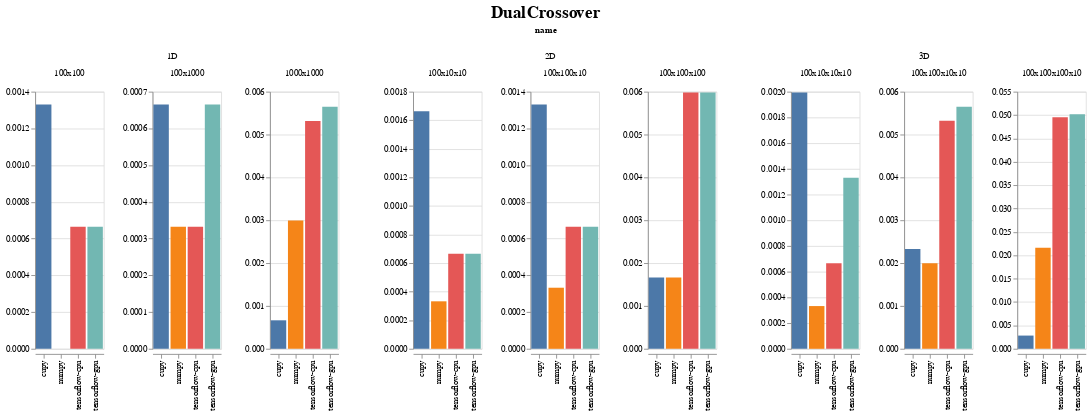

Notebook cell for this chart:
### Code cell
display_chart('DualCrossover')

### Figure 1 — Vega-Lite specification as saved in the notebook (floating-point values rounded to 4 significant figures)
{"config": {"view": {"continuousWidth": 400, "continuousHeight": 300}, "title": {"anchor": "middle", "fontSize": 20, "offset": 5, "orient": "top"}}, "data": {"name": "data-37908dd2797a407eb8e90a76040faa9b"}, "facet": {"column": {"type": "nominal", "field": "name"}}, "spec": {"mark": "bar", "encoding": {"color": {"type": "nominal", "field": "backend", "legend": null}, "column": {"type": "nominal", "field": "shape_str", "sort": {"field": "input_size", "order": "ascending"}, "title": ""}, "x": {"type": "nominal", "axis": {"title": ""}, "field": "backend"}, "y": {"type": "quantitative", "axis": {"title": ""}, "field": "avg_time", "sort": "-x"}}, "resolve": {"scale": {"y": "independent"}}, "title": ""}, "spacing": 50, "title": "DualCrossover", "$schema": "https://vega.github.io/schema/vega-lite/v4.0.2.json", "datasets": {"data-37908dd2797a407eb8e90a76040faa9b": [{"avg_time": 0.00133, "backend": "cupy", "evoflow_version": "0.4.1", "generations": 10, "group": "DualCrossover", "input_size": 10000, "max_time": 0.001995, "min_time": 0.0009971, "name": "1D", "num_runs": 3, "shape": [100, 100], "shape_str": "100x100", "std_time": 0.0004701, "system": {"os": {"name": "Windows", "version": "10.0.18362"}, "memory": {"unit": "MB", "used": 15815, "total": 65451}, "cpu": {"name": "Intel64 Family 6 Model 158 Stepping 10, GenuineIntel", "cores": 12, "freqency": 3696.0}, "python": {"numpy": "1.18.3", "tensorflow": {"visible_gpu": ["/physical_device:GPU:0"], "version": "2.2.0"}, "cupy": "7.2.0"}, "gpu": [{"memory": {"unit": "MB", "total": 11264, "used": 1475}, "temperature": {"unit": "C"}, "driver": "445.87", "index": "0", "name": "GeForce RTX 2080 Ti", "value": "60", "usage": "1"}]}, "test_name": "DualCrossover1D", "test_type": "OP", "ts": 1590167235}, {"avg_time": 0.0006649, "backend": "tensorflow-gpu", "evoflow_version": "0.4.1", "generations": 10, "group": "DualCrossover", "input_size": 10000, "max_time": 0.0009978, "min_time": 0.0, "name": "1D", "num_runs": 3, "shape": [100, 100], "shape_str": "100x100", "std_time": 0.0004701, "system": {"os": {"name": "Windows", "version": "10.0.18362"}, "memory": {"unit": "MB", "used": 15765, "total": 65451}, "cpu": {"name": "Intel64 Family 6 Model 158 Stepping 10, GenuineIntel", "cores": 12, "freqency": 3696.0}, "python": {"numpy": "1.18.3", "tensorflow": {"visible_gpu": ["/physical_device:GPU:0"], "version": "2.2.0"}, "cupy": "7.2.0"}, "gpu": [{"memory": {"unit": "MB", "total": 11264, "used": 1471}, "temperature": {"unit": "C"}, "driver": "445.87", "index": "0", "name": "GeForce RTX 2080 Ti", "value": "58", "usage": "0"}]}, "test_name": "DualCrossover1D", "test_type": "OP", "ts": 1590167273}, {"avg_time": 0.001662, "backend": "cupy", "evoflow_version": "0.4.1", "generations": 10, "group": "DualCrossover", "input_size": 10000, "max_time": 0.001995, "min_time": 0.0009973, "name": "2D", "num_runs": 3, "shape": [100, 10, 10], "shape_str": "100x10x10", "std_time": 0.0004702, "system": {"os": {"name": "Windows", "version": "10.0.18362"}, "memory": {"unit": "MB", "used": 15815, "total": 65451}, "cpu": {"name": "Intel64 Family 6 Model 158 Stepping 10, GenuineIntel", "cores": 12, "freqency": 3696.0}, "python": {"numpy": "1.18.3", "tensorflow": {"visible_gpu": ["/physical_device:GPU:0"], "version": "2.2.0"}, "cupy": "7.2.0"}, "gpu": [{"memory": {"unit": "MB", "total": 11264, "used": 1475}, "temperature": {"unit": "C"}, "driver": "445.87", "index": "0", "name": "GeForce RTX 2080 Ti", "value": "60", "usage": "1"}]}, "test_name": "DualCrossover2D", "test_type": "OP", "ts": 1590167235}, {"avg_time": 0.0006649, "backend": "tensorflow-cpu", "evoflow_version": "0.4.1", "generations": 10, "group": "DualCrossover", "input_size": 10000, "max_time": 0.0009975, "min_time": 0.0, "name": "2D", "num_runs": 3, "shape": [100, 10, 10], "shape_str": "100x10x10", "std_time": 0.0004702, "system": {"os": {"name": "Windows", "version": "10.0.18362"}, "memory": {"unit": "MB", "used": 15807, "total": 65451}, "cpu": {"name": "Intel64 Family 6 Model 158 Stepping 10, GenuineIntel", "cores": 12, "freqency": 3696.0}, "python": {"numpy": "1.18.3", "tensorflow": {"visible_gpu": [], "version": "2.2.0"}, "cupy": "7.2.0"}, "gpu": []}, "test_name": "DualCrossover2D", "test_type": "OP", "ts": 1590167261}, {"avg_time": 0.0006649, "backend": "tensorflow-cpu", "evoflow_version": "0.4.1", "generations": 10, "group": "DualCrossover", "input_size": 10000, "max_time": 0.0009975, "min_time": 0.0, "name": "1D", "num_runs": 3, "shape": [100, 100], "shape_str": "100x100", "std_time": 0.0004702, "system": {"os": {"name": "Windows", "version": "10.0.18362"}, "memory": {"unit": "MB", "used": 15807, "total": 65451}, "cpu": {"name": "Intel64 Family 6 Model 158 Stepping 10, GenuineIntel", "cores": 12, "freqency": 3696.0}, "python": {"numpy": "1.18.3", "tensorflow": {"visible_gpu": [], "version": "2.2.0"}, "cupy": "7.2.0"}, "gpu": []}, "test_name": "DualCrossover1D", "test_type": "OP", "ts": 1590167261}, {"avg_time": 0.0, "backend": "numpy", "evoflow_version": "0.4.1", "generations": 10, "group": "DualCrossover", "input_size": 10000, "max_time": 0.0, "min_time": 0.0, "name": "1D", "num_runs": 3, "shape": [100, 100], "shape_str": "100x100", "std_time": 0.0, "system": {"os": {"name": "Windows", "version": "10.0.18362"}, "memory": {"unit": "MB", "used": 15771, "total": 65451}, "cpu": {"name": "Intel64 Family 6 Model 158 Stepping 10, GenuineIntel", "cores": 12, "freqency": 3696.0}, "python": {"numpy": "1.18.3", "tensorflow": {"visible_gpu": ["/physical_device:GPU:0"], "version": "2.2.0"}, "cupy": "7.2.0"}, "gpu": []}, "test_name": "DualCrossover1D", "test_type": "OP", "ts": 1590167246}, {"avg_time": 0.000665, "backend": "tensorflow-gpu", "evoflow_version": "0.4.1", "generations": 10, "group": "DualCrossover", "input_size": 10000, "max_time": 0.0009978, "min_time": 0.0, "name": "2D", "num_runs": 3, "shape": [100, 10, 10], "shape_str": "100x10x10", "std_time": 0.0004702, "system": {"os": {"name": "Windows", "version": "10.0.18362"}, "memory": {"unit": "MB", "used": 15765, "total": 65451}, "cpu": {"name": "Intel64 Family 6 Model 158 Stepping 10, GenuineIntel", "cores": 12, "freqency": 3696.0}, "python": {"numpy": "1.18.3", "tensorflow": {"visible_gpu": ["/physical_device:GPU:0"], "version": "2.2.0"}, "cupy": "7.2.0"}, "gpu": [{"memory": {"unit": "MB", "total": 11264, "used": 1471}, "temperature": {"unit": "C"}, "driver": "445.87", "index": "0", "name": "GeForce RTX 2080 Ti", "value": "58", "usage": "0"}]}, "test_name": "DualCrossover2D", "test_type": "OP", "ts": 1590167273}, {"avg_time": 0.0003324, "backend": "numpy", "evoflow_version": "0.4.1", "generations": 10, "group": "DualCrossover", "input_size": 10000, "max_time": 0.0009973, "min_time": 0.0, "name": "2D", "num_runs": 3, "shape": [100, 10, 10], "shape_str": "100x10x10", "std_time": 0.0004701, "system": {"os": {"name": "Windows", "version": "10.0.18362"}, "memory": {"unit": "MB", "used": 15771, "total": 65451}, "cpu": {"name": "Intel64 Family 6 Model 158 Stepping 10, GenuineIntel", "cores": 12, "freqency": 3696.0}, "python": {"numpy": "1.18.3", "tensorflow": {"visible_gpu": ["/physical_device:GPU:0"], "version": "2.2.0"}, "cupy": "7.2.0"}, "gpu": []}, "test_name": "DualCrossover2D", "test_type": "OP", "ts": 1590167246}, {"avg_time": 0.0006649, "backend": "tensorflow-gpu", "evoflow_version": "0.4.1", "generations": 10, "group": "DualCrossover", "input_size": 100000, "max_time": 0.0009975, "min_time": 0.0, "name": "1D", "num_runs": 3, "shape": [100, 1000], "shape_str": "100x1000", "std_time": 0.0004701, "system": {"os": {"name": "Windows", "version": "10.0.18362"}, "memory": {"unit": "MB", "used": 15765, "total": 65451}, "cpu": {"name": "Intel64 Family 6 Model 158 Stepping 10, GenuineIntel", "cores": 12, "freqency": 3696.0}, "python": {"numpy": "1.18.3", "tensorflow": {"visible_gpu": ["/physical_device:GPU:0"], "version": "2.2.0"}, "cupy": "7.2.0"}, "gpu": [{"memory": {"unit": "MB", "total": 11264, "used": 1471}, "temperature": {"unit": "C"}, "driver": "445.87", "index": "0", "name": "GeForce RTX 2080 Ti", "value": "58", "usage": "0"}]}, "test_name": "DualCrossover1D", "test_type": "OP", "ts": 1590167273}, {"avg_time": 0.0006648, "backend": "tensorflow-cpu", "evoflow_version": "0.4.1", "generations": 10, "group": "DualCrossover", "input_size": 100000, "max_time": 0.0009973, "min_time": 0.0, "name": "3D", "num_runs": 3, "shape": [100, 10, 10, 10], "shape_str": "100x10x10x10", "std_time": 0.0004701, "system": {"os": {"name": "Windows", "version": "10.0.18362"}, "memory": {"unit": "MB", "used": 15807, "total": 65451}, "cpu": {"name": "Intel64 Family 6 Model 158 Stepping 10, GenuineIntel", "cores": 12, "freqency": 3696.0}, "python": {"numpy": "1.18.3", "tensorflow": {"visible_gpu": [], "version": "2.2.0"}, "cupy": "7.2.0"}, "gpu": []}, "test_name": "DualCrossover3D", "test_type": "OP", "ts": 1590167261}, {"avg_time": 0.0006649, "backend": "tensorflow-cpu", "evoflow_version": "0.4.1", "generations": 10, "group": "DualCrossover", "input_size": 100000, "max_time": 0.0009975, "min_time": 0.0, "name": "2D", "num_runs": 3, "shape": [100, 100, 10], "shape_str": "100x100x10", "std_time": 0.0004702, "system": {"os": {"name": "Windows", "version": "10.0.18362"}, "memory": {"unit": "MB", "used": 15807, "total": 65451}, "cpu": {"name": "Intel64 Family 6 Model 158 Stepping 10, GenuineIntel", "cores": 12, "freqency": 3696.0}, "python": {"numpy": "1.18.3", "tensorflow": {"visible_gpu": [], "version": "2.2.0"}, "cupy": "7.2.0"}, "gpu": []}, "test_name": "DualCrossover2D", "test_type": "OP", "ts": 1590167261}, {"avg_time": 0.0003324, "backend": "tensorflow-cpu", "evoflow_version": "0.4.1", "generations": 10, "group": "DualCrossover", "input_size": 100000, "max_time": 0.0009973, "min_time": 0.0, "name": "1D", "num_runs": 3, "shape": [100, 1000], "shape_str": "100x1000", "std_time": 0.0004701, "system": {"os": {"name": "Windows", "version": "10.0.18362"}, "memory": {"unit": "MB", "used": 15807, "total": 65451}, "cpu": {"name": "Intel64 Family 6 Model 158 Stepping 10, GenuineIntel", "cores": 12, "freqency": 3696.0}, "python": {"numpy": "1.18.3", "tensorflow": {"visible_gpu": [], "version": "2.2.0"}, "cupy": "7.2.0"}, "gpu": []}, "test_name": "DualCrossover1D", "test_type": "OP", "ts": 1590167261}, {"avg_time": 0.0003326, "backend": "numpy", "evoflow_version": "0.4.1", "generations": 10, "group": "DualCrossover", "input_size": 100000, "max_time": 0.0009978, "min_time": 0.0, "name": "2D", "num_runs": 3, "shape": [100, 100, 10], "shape_str": "100x100x10", "std_time": 0.0004704, "system": {"os": {"name": "Windows", "version": "10.0.18362"}, "memory": {"unit": "MB", "used": 15771, "total": 65451}, "cpu": {"name": "Intel64 Family 6 Model 158 Stepping 10, GenuineIntel", "cores": 12, "freqency": 3696.0}, "python": {"numpy": "1.18.3", "tensorflow": {"visible_gpu": ["/physical_device:GPU:0"], "version": "2.2.0"}, "cupy": "7.2.0"}, "gpu": []}, "test_name": "DualCrossover2D", "test_type": "OP", "ts": 1590167246}, {"avg_time": 0.0003324, "backend": "numpy", "evoflow_version": "0.4.1", "generations": 10, "group": "DualCrossover", "input_size": 100000, "max_time": 0.0009973, "min_time": 0.0, "name": "3D", "num_runs": 3, "shape": [100, 10, 10, 10], "shape_str": "100x10x10x10", "std_time": 0.0004701, "system": {"os": {"name": "Windows", "version": "10.0.18362"}, "memory": {"unit": "MB", "used": 15771, "total": 65451}, "cpu": {"name": "Intel64 Family 6 Model 158 Stepping 10, GenuineIntel", "cores": 12, "freqency": 3696.0}, "python": {"numpy": "1.18.3", "tensorflow": {"visible_gpu": ["/physical_device:GPU:0"], "version": "2.2.0"}, "cupy": "7.2.0"}, "gpu": []}, "test_name": "DualCrossover3D", "test_type": "OP", "ts": 1590167246}, {"avg_time": 0.0006649, "backend": "tensorflow-gpu", "evoflow_version": "0.4.1", "generations": 10, "group": "DualCrossover", "input_size": 100000, "max_time": 0.0009973, "min_time": 0.0, "name": "2D", "num_runs": 3, "shape": [100, 100, 10], "shape_str": "100x100x10", "std_time": 0.0004701, "system": {"os": {"name": "Windows", "version": "10.0.18362"}, "memory": {"unit": "MB", "used": 15765, "total": 65451}, "cpu": {"name": "Intel64 Family 6 Model 158 Stepping 10, GenuineIntel", "cores": 12, "freqency": 3696.0}, "python": {"numpy": "1.18.3", "tensorflow": {"visible_gpu": ["/physical_device:GPU:0"], "version": "2.2.0"}, "cupy": "7.2.0"}, "gpu": [{"memory": {"unit": "MB", "total": 11264, "used": 1471}, "temperature": {"unit": "C"}, "driver": "445.87", "index": "0", "name": "GeForce RTX 2080 Ti", "value": "58", "usage": "0"}]}, "test_name": "DualCrossover2D", "test_type": "OP", "ts": 1590167273}, {"avg_time": 0.0003325, "backend": "numpy", "evoflow_version": "0.4.1", "generations": 10, "group": "DualCrossover", "input_size": 100000, "max_time": 0.0009975, "min_time": 0.0, "name": "1D", "num_runs": 3, "shape": [100, 1000], "shape_str": "100x1000", "std_time": 0.0004702, "system": {"os": {"name": "Windows", "version": "10.0.18362"}, "memory": {"unit": "MB", "used": 15771, "total": 65451}, "cpu": {"name": "Intel64 Family 6 Model 158 Stepping 10, GenuineIntel", "cores": 12, "freqency": 3696.0}, "python": {"numpy": "1.18.3", "tensorflow": {"visible_gpu": ["/physical_device:GPU:0"], "version": "2.2.0"}, "cupy": "7.2.0"}, "gpu": []}, "test_name": "DualCrossover1D", "test_type": "OP", "ts": 1590167246}, {"avg_time": 0.0006649, "backend": "cupy", "evoflow_version": "0.4.1", "generations": 10, "group": "DualCrossover", "input_size": 100000, "max_time": 0.0009973, "min_time": 0.0, "name": "1D", "num_runs": 3, "shape": [100, 1000], "shape_str": "100x1000", "std_time": 0.0004701, "system": {"os": {"name": "Windows", "version": "10.0.18362"}, "memory": {"unit": "MB", "used": 15815, "total": 65451}, "cpu": {"name": "Intel64 Family 6 Model 158 Stepping 10, GenuineIntel", "cores": 12, "freqency": 3696.0}, "python": {"numpy": "1.18.3", "tensorflow": {"visible_gpu": ["/physical_device:GPU:0"], "version": "2.2.0"}, "cupy": "7.2.0"}, "gpu": [{"memory": {"unit": "MB", "total": 11264, "used": 1475}, "temperature": {"unit": "C"}, "driver": "445.87", "index": "0", "name": "GeForce RTX 2080 Ti", "value": "60", "usage": "1"}]}, "test_name": "DualCrossover1D", "test_type": "OP", "ts": 1590167235}, {"avg_time": 0.00133, "backend": "tensorflow-gpu", "evoflow_version": "0.4.1", "generations": 10, "group": "DualCrossover", "input_size": 100000, "max_time": 0.001995, "min_time": 0.0009971, "name": "3D", "num_runs": 3, "shape": [100, 10, 10, 10], "shape_str": "100x10x10x10", "std_time": 0.0004703, "system": {"os": {"name": "Windows", "version": "10.0.18362"}, "memory": {"unit": "MB", "used": 15765, "total": 65451}, "cpu": {"name": "Intel64 Family 6 Model 158 Stepping 10, GenuineIntel", "cores": 12, "freqency": 3696.0}, "python": {"numpy": "1.18.3", "tensorflow": {"visible_gpu": ["/physical_device:GPU:0"], "version": "2.2.0"}, "cupy": "7.2.0"}, "gpu": [{"memory": {"unit": "MB", "total": 11264, "used": 1471}, "temperature": {"unit": "C"}, "driver": "445.87", "index": "0", "name": "GeForce RTX 2080 Ti", "value": "58", "usage": "0"}]}, "test_name": "DualCrossover3D", "test_type": "OP", "ts": 1590167273}, {"avg_time": 0.001995, "backend": "cupy", "evoflow_version": "0.4.1", "generations": 10, "group": "DualCrossover", "input_size": 100000, "max_time": 0.001995, "min_time": 0.001994, "name": "3D", "num_runs": 3, "shape": [100, 10, 10, 10], "shape_str": "100x10x10x10", "std_time": 1.947e-07, "system": {"os": {"name": "Windows", "version": "10.0.18362"}, "memory": {"unit": "MB", "used": 15815, "total": 65451}, "cpu": {"name": "Intel64 Family 6 Model 158 Stepping 10, GenuineIntel", "cores": 12, "freqency": 3696.0}, "python": {"numpy": "1.18.3", "tensorflow": {"visible_gpu": ["/physical_device:GPU:0"], "version": "2.2.0"}, "cupy": "7.2.0"}, "gpu": [{"memory": {"unit": "MB", "total": 11264, "used": 1475}, "temperature": {"unit": "C"}, "driver": "445.87", "index": "0", "name": "GeForce RTX 2080 Ti", "value": "60", "usage": "1"}]}, "test_name": "DualCrossover3D", "test_type": "OP", "ts": 1590167235}, {"avg_time": 0.00133, "backend": "cupy", "evoflow_version": "0.4.1", "generations": 10, "group": "DualCrossover", "input_size": 100000, "max_time": 0.001995, "min_time": 0.0009973, "name": "2D", "num_runs": 3, "shape": [100, 100, 10], "shape_str": "100x100x10", "std_time": 0.0004701, "system": {"os": {"name": "Windows", "version": "10.0.18362"}, "memory": {"unit": "MB", "used": 15815, "total": 65451}, "cpu": {"name": "Intel64 Family 6 Model 158 Stepping 10, GenuineIntel", "cores": 12, "freqency": 3696.0}, "python": {"numpy": "1.18.3", "tensorflow": {"visible_gpu": ["/physical_device:GPU:0"], "version": "2.2.0"}, "cupy": "7.2.0"}, "gpu": [{"memory": {"unit": "MB", "total": 11264, "used": 1475}, "temperature": {"unit": "C"}, "driver": "445.87", "index": "0", "name": "GeForce RTX 2080 Ti", "value": "60", "usage": "1"}]}, "test_name": "DualCrossover2D", "test_type": "OP", "ts": 1590167235}, {"avg_time": 0.005651, "backend": "tensorflow-gpu", "evoflow_version": "0.4.1", "generations": 10, "group": "DualCrossover", "input_size": 1000000, "max_time": 0.005984, "min_time": 0.004987, "name": "1D", "num_runs": 3, "shape": [1000, 1000], "shape_str": "1000x1000", "std_time": 0.0004698, "system": {"os": {"name": "Windows", "version": "10.0.18362"}, "memory": {"unit": "MB", "used": 15765, "total": 65451}, "cpu": {"name": "Intel64 Family 6 Model 158 Stepping 10, GenuineIntel", "cores": 12, "freqency": 3696.0}, "python": {"numpy": "1.18.3", "tensorflow": {"visible_gpu": ["/physical_device:GPU:0"], "version": "2.2.0"}, "cupy": "7.2.0"}, "gpu": [{"memory": {"unit": "MB", "total": 11264, "used": 1471}, "temperature": {"unit": "C"}, "driver": "445.87", "index": "0", "name": "GeForce RTX 2080 Ti", "value": "58", "usage": "0"}]}, "test_name": "DualCrossover1D", "test_type": "OP", "ts": 1590167273}, {"avg_time": 0.0006649, "backend": "cupy", "evoflow_version": "0.4.1", "generations": 10, "group": "DualCrossover", "input_size": 1000000, "max_time": 0.0009978, "min_time": 0.0, "name": "1D", "num_runs": 3, "shape": [1000, 1000], "shape_str": "1000x1000", "std_time": 0.0004702, "system": {"os": {"name": "Windows", "version": "10.0.18362"}, "memory": {"unit": "MB", "used": 15815, "total": 65451}, "cpu": {"name": "Intel64 Family 6 Model 158 Stepping 10, GenuineIntel", "cores": 12, "freqency": 3696.0}, "python": {"numpy": "1.18.3", "tensorflow": {"visible_gpu": ["/physical_device:GPU:0"], "version": "2.2.0"}, "cupy": "7.2.0"}, "gpu": [{"memory": {"unit": "MB", "total": 11264, "used": 1475}, "temperature": {"unit": "C"}, "driver": "445.87", "index": "0", "name": "GeForce RTX 2080 Ti", "value": "60", "usage": "1"}]}, "test_name": "DualCrossover1D", "test_type": "OP", "ts": 1590167235}, {"avg_time": 0.005984, "backend": "tensorflow-gpu", "evoflow_version": "0.4.1", "generations": 10, "group": "DualCrossover", "input_size": 1000000, "max_time": 0.005984, "min_time": 0.005984, "name": "2D", "num_runs": 3, "shape": [100, 100, 100], "shape_str": "100x100x100", "std_time": 2.974e-07, "system": {"os": {"name": "Windows", "version": "10.0.18362"}, "memory": {"unit": "MB", "used": 15765, "total": 65451}, "cpu": {"name": "Intel64 Family 6 Model 158 Stepping 10, GenuineIntel", "cores": 12, "freqency": 3696.0}, "python": {"numpy": "1.18.3", "tensorflow": {"visible_gpu": ["/physical_device:GPU:0"], "version": "2.2.0"}, "cupy": "7.2.0"}, "gpu": [{"memory": {"unit": "MB", "total": 11264, "used": 1471}, "temperature": {"unit": "C"}, "driver": "445.87", "index": "0", "name": "GeForce RTX 2080 Ti", "value": "58", "usage": "0"}]}, "test_name": "DualCrossover2D", "test_type": "OP", "ts": 1590167273}, {"avg_time": 0.005319, "backend": "tensorflow-cpu", "evoflow_version": "0.4.1", "generations": 10, "group": "DualCrossover", "input_size": 1000000, "max_time": 0.005984, "min_time": 0.004987, "name": "3D", "num_runs": 3, "shape": [100, 100, 10, 10], "shape_str": "100x100x10x10", "std_time": 0.0004702, "system": {"os": {"name": "Windows", "version": "10.0.18362"}, "memory": {"unit": "MB", "used": 15807, "total": 65451}, "cpu": {"name": "Intel64 Family 6 Model 158 Stepping 10, GenuineIntel", "cores": 12, "freqency": 3696.0}, "python": {"numpy": "1.18.3", "tensorflow": {"visible_gpu": [], "version": "2.2.0"}, "cupy": "7.2.0"}, "gpu": []}, "test_name": "DualCrossover3D", "test_type": "OP", "ts": 1590167261}, {"avg_time": 0.001662, "backend": "numpy", "evoflow_version": "0.4.1", "generations": 10, "group": "DualCrossover", "input_size": 1000000, "max_time": 0.001995, "min_time": 0.0009973, "name": "2D", "num_runs": 3, "shape": [100, 100, 100], "shape_str": "100x100x100", "std_time": 0.0004701, "system": {"os": {"name": "Windows", "version": "10.0.18362"}, "memory": {"unit": "MB", "used": 15771, "total": 65451}, "cpu": {"name": "Intel64 Family 6 Model 158 Stepping 10, GenuineIntel", "cores": 12, "freqency": 3696.0}, "python": {"numpy": "1.18.3", "tensorflow": {"visible_gpu": ["/physical_device:GPU:0"], "version": "2.2.0"}, "cupy": "7.2.0"}, "gpu": []}, "test_name": "DualCrossover2D", "test_type": "OP", "ts": 1590167246}, {"avg_time": 0.002992, "backend": "numpy", "evoflow_version": "0.4.1", "generations": 10, "group": "DualCrossover", "input_size": 1000000, "max_time": 0.002992, "min_time": 0.002992, "name": "1D", "num_runs": 3, "shape": [1000, 1000], "shape_str": "1000x1000", "std_time": 1.124e-07, "system": {"os": {"name": "Windows", "version": "10.0.18362"}, "memory": {"unit": "MB", "used": 15771, "total": 65451}, "cpu": {"name": "Intel64 Family 6 Model 158 Stepping 10, GenuineIntel", "cores": 12, "freqency": 3696.0}, "python": {"numpy": "1.18.3", "tensorflow": {"visible_gpu": ["/physical_device:GPU:0"], "version": "2.2.0"}, "cupy": "7.2.0"}, "gpu": []}, "test_name": "DualCrossover1D", "test_type": "OP", "ts": 1590167246}, {"avg_time": 0.005319, "backend": "tensorflow-cpu", "evoflow_version": "0.4.1", "generations": 10, "group": "DualCrossover", "input_size": 1000000, "max_time": 0.005984, "min_time": 0.004987, "name": "1D", "num_runs": 3, "shape": [1000, 1000], "shape_str": "1000x1000", "std_time": 0.0004701, "system": {"os": {"name": "Windows", "version": "10.0.18362"}, "memory": {"unit": "MB", "used": 15807, "total": 65451}, "cpu": {"name": "Intel64 Family 6 Model 158 Stepping 10, GenuineIntel", "cores": 12, "freqency": 3696.0}, "python": {"numpy": "1.18.3", "tensorflow": {"visible_gpu": [], "version": "2.2.0"}, "cupy": "7.2.0"}, "gpu": []}, "test_name": "DualCrossover1D", "test_type": "OP", "ts": 1590167261}, {"avg_time": 0.002327, "backend": "cupy", "evoflow_version": "0.4.1", "generations": 10, "group": "DualCrossover", "input_size": 1000000, "max_time": 0.002992, "min_time": 0.001994, "name": "3D", "num_runs": 3, "shape": [100, 100, 10, 10], "shape_str": "100x100x10x10", "std_time": 0.0004705, "system": {"os": {"name": "Windows", "version": "10.0.18362"}, "memory": {"unit": "MB", "used": 15815, "total": 65451}, "cpu": {"name": "Intel64 Family 6 Model 158 Stepping 10, GenuineIntel", "cores": 12, "freqency": 3696.0}, "python": {"numpy": "1.18.3", "tensorflow": {"visible_gpu": ["/physical_device:GPU:0"], "version": "2.2.0"}, "cupy": "7.2.0"}, "gpu": [{"memory": {"unit": "MB", "total": 11264, "used": 1475}, "temperature": {"unit": "C"}, "driver": "445.87", "index": "0", "name": "GeForce RTX 2080 Ti", "value": "60", "usage": "1"}]}, "test_name": "DualCrossover3D", "test_type": "OP", "ts": 1590167235}, {"avg_time": 0.005652, "backend": "tensorflow-gpu", "evoflow_version": "0.4.1", "generations": 10, "group": "DualCrossover", "input_size": 1000000, "max_time": 0.005984, "min_time": 0.004987, "name": "3D", "num_runs": 3, "shape": [100, 100, 10, 10], "shape_str": "100x100x10x10", "std_time": 0.0004699, "system": {"os": {"name": "Windows", "version": "10.0.18362"}, "memory": {"unit": "MB", "used": 15765, "total": 65451}, "cpu": {"name": "Intel64 Family 6 Model 158 Stepping 10, GenuineIntel", "cores": 12, "freqency": 3696.0}, "python": {"numpy": "1.18.3", "tensorflow": {"visible_gpu": ["/physical_device:GPU:0"], "version": "2.2.0"}, "cupy": "7.2.0"}, "gpu": [{"memory": {"unit": "MB", "total": 11264, "used": 1471}, "temperature": {"unit": "C"}, "driver": "445.87", "index": "0", "name": "GeForce RTX 2080 Ti", "value": "58", "usage": "0"}]}, "test_name": "DualCrossover3D", "test_type": "OP", "ts": 1590167273}, {"avg_time": 0.001995, "backend": "numpy", "evoflow_version": "0.4.1", "generations": 10, "group": "DualCrossover", "input_size": 1000000, "max_time": 0.001995, "min_time": 0.001995, "name": "3D", "num_runs": 3, "shape": [100, 100, 10, 10], "shape_str": "100x100x10x10", "std_time": 0.0, "system": {"os": {"name": "Windows", "version": "10.0.18362"}, "memory": {"unit": "MB", "used": 15771, "total": 65451}, "cpu": {"name": "Intel64 Family 6 Model 158 Stepping 10, GenuineIntel", "cores": 12, "freqency": 3696.0}, "python": {"numpy": "1.18.3", "tensorflow": {"visible_gpu": ["/physical_device:GPU:0"], "version": "2.2.0"}, "cupy": "7.2.0"}, "gpu": []}, "test_name": "DualCrossover3D", "test_type": "OP", "ts": 1590167246}, {"avg_time": 0.005984, "backend": "tensorflow-cpu", "evoflow_version": "0.4.1", "generations": 10, "group": "DualCrossover", "input_size": 1000000, "max_time": 0.006982, "min_time": 0.004987, "name": "2D", "num_runs": 3, "shape": [100, 100, 100], "shape_str": "100x100x100", "std_time": 0.0008147, "system": {"os": {"name": "Windows", "version": "10.0.18362"}, "memory": {"unit": "MB", "used": 15807, "total": 65451}, "cpu": {"name": "Intel64 Family 6 Model 158 Stepping 10, GenuineIntel", "cores": 12, "freqency": 3696.0}, "python": {"numpy": "1.18.3", "tensorflow": {"visible_gpu": [], "version": "2.2.0"}, "cupy": "7.2.0"}, "gpu": []}, "test_name": "DualCrossover2D", "test_type": "OP", "ts": 1590167261}, {"avg_time": 0.001662, "backend": "cupy", "evoflow_version": "0.4.1", "generations": 10, "group": "DualCrossover", "input_size": 1000000, "max_time": 0.001995, "min_time": 0.0009973, "name": "2D", "num_runs": 3, "shape": [100, 100, 100], "shape_str": "100x100x100", "std_time": 0.0004701, "system": {"os": {"name": "Windows", "version": "10.0.18362"}, "memory": {"unit": "MB", "used": 15815, "total": 65451}, "cpu": {"name": "Intel64 Family 6 Model 158 Stepping 10, GenuineIntel", "cores": 12, "freqency": 3696.0}, "python": {"numpy": "1.18.3", "tensorflow": {"visible_gpu": ["/physical_device:GPU:0"], "version": "2.2.0"}, "cupy": "7.2.0"}, "gpu": [{"memory": {"unit": "MB", "total": 11264, "used": 1475}, "temperature": {"unit": "C"}, "driver": "445.87", "index": "0", "name": "GeForce RTX 2080 Ti", "value": "60", "usage": "1"}]}, "test_name": "DualCrossover2D", "test_type": "OP", "ts": 1590167235}, {"avg_time": 0.02161, "backend": "numpy", "evoflow_version": "0.4.1", "generations": 10, "group": "DualCrossover", "input_size": 10000000, "max_time": 0.02194, "min_time": 0.02094, "name": "3D", "num_runs": 3, "shape": [100, 100, 100, 10], "shape_str": "100x100x100x10", "std_time": 0.0004699, "system": {"os": {"name": "Windows", "version": "10.0.18362"}, "memory": {"unit": "MB", "used": 15771, "total": 65451}, "cpu": {"name": "Intel64 Family 6 Model 158 Stepping 10, GenuineIntel", "cores": 12, "freqency": 3696.0}, "python": {"numpy": "1.18.3", "tensorflow": {"visible_gpu": ["/physical_device:GPU:0"], "version": "2.2.0"}, "cupy": "7.2.0"}, "gpu": []}, "test_name": "DualCrossover3D", "test_type": "OP", "ts": 1590167246}, {"avg_time": 0.002829, "backend": "cupy", "evoflow_version": "0.4.1", "generations": 10, "group": "DualCrossover", "input_size": 10000000, "max_time": 0.002993, "min_time": 0.002503, "name": "3D", "num_runs": 3, "shape": [100, 100, 100, 10], "shape_str": "100x100x100x10", "std_time": 0.0002305, "system": {"os": {"name": "Windows", "version": "10.0.18362"}, "memory": {"unit": "MB", "used": 15815, "total": 65451}, "cpu": {"name": "Intel64 Family 6 Model 158 Stepping 10, GenuineIntel", "cores": 12, "freqency": 3696.0}, "python": {"numpy": "1.18.3", "tensorflow": {"visible_gpu": ["/physical_device:GPU:0"], "version": "2.2.0"}, "cupy": "7.2.0"}, "gpu": [{"memory": {"unit": "MB", "total": 11264, "used": 1475}, "temperature": {"unit": "C"}, "driver": "445.87", "index": "0", "name": "GeForce RTX 2080 Ti", "value": "60", "usage": "1"}]}, "test_name": "DualCrossover3D", "test_type": "OP", "ts": 1590167235}, {"avg_time": 0.04953, "backend": "tensorflow-cpu", "evoflow_version": "0.4.1", "generations": 10, "group": "DualCrossover", "input_size": 10000000, "max_time": 0.04987, "min_time": 0.04887, "name": "3D", "num_runs": 3, "shape": [100, 100, 100, 10], "shape_str": "100x100x100x10", "std_time": 0.00047, "system": {"os": {"name": "Windows", "version": "10.0.18362"}, "memory": {"unit": "MB", "used": 15807, "total": 65451}, "cpu": {"name": "Intel64 Family 6 Model 158 Stepping 10, GenuineIntel", "cores": 12, "freqency": 3696.0}, "python": {"numpy": "1.18.3", "tensorflow": {"visible_gpu": [], "version": "2.2.0"}, "cupy": "7.2.0"}, "gpu": []}, "test_name": "DualCrossover3D", "test_type": "OP", "ts": 1590167261}, {"avg_time": 0.0502, "backend": "tensorflow-gpu", "evoflow_version": "0.4.1", "generations": 10, "group": "DualCrossover", "input_size": 10000000, "max_time": 0.05086, "min_time": 0.04987, "name": "3D", "num_runs": 3, "shape": [100, 100, 100, 10], "shape_str": "100x100x100x10", "std_time": 0.0004702, "system": {"os": {"name": "Windows", "version": "10.0.18362"}, "memory": {"unit": "MB", "used": 15765, "total": 65451}, "cpu": {"name": "Intel64 Family 6 Model 158 Stepping 10, GenuineIntel", "cores": 12, "freqency": 3696.0}, "python": {"numpy": "1.18.3", "tensorflow": {"visible_gpu": ["/physical_device:GPU:0"], "version": "2.2.0"}, "cupy": "7.2.0"}, "gpu": [{"memory": {"unit": "MB", "total": 11264, "used": 1471}, "temperature": {"unit": "C"}, "driver": "445.87", "index": "0", "name": "GeForce RTX 2080 Ti", "value": "58", "usage": "0"}]}, "test_name": "DualCrossover3D", "test_type": "OP", "ts": 1590167273}]}}
